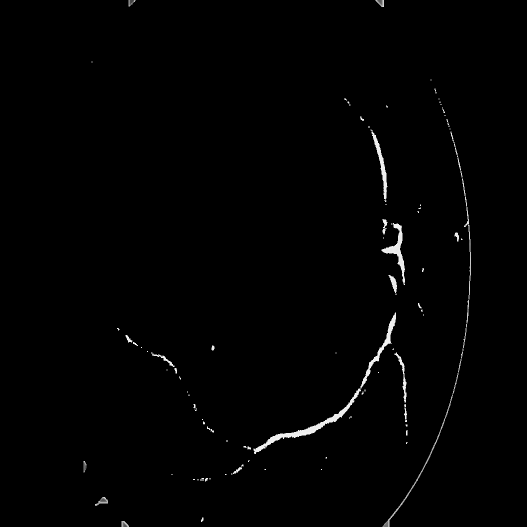
#> input picture img2.png, 1053 x 1053 px, given in place of img2.jpg, which was not available (shown at 1/2 size)
$ python pre_processing.py   (older library calls are emulated)
#> lines starting #> are read from the running program, lines starting #| are printed output that depends on the picture
#> further down, img is the input picture: shape (1053, 1053, 3); min 0, max 244, mean 2.2
#!/usr/bin/env python3
# -*- coding: utf-8 -*-

import cv2
import numpy as np


def preprocess_image(image):
	image = cv2.cvtColor(image, cv2.COLOR_BGR2GRAY)
	cv2.imwrite('21.png', image)
	image = cv2.bitwise_not(image)
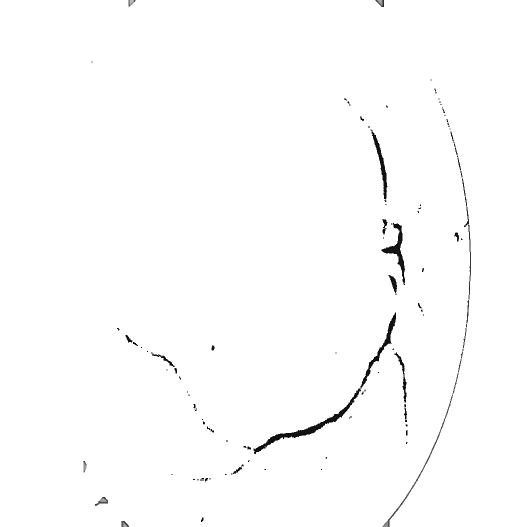
#> image: shape (1053, 1053) (shown at 1/2 size); min 11, max 255, mean 252.8
	kernel = np.ones((30, 30),np.uint8)
	tophat = cv2.morphologyEx(image, cv2.MORPH_TOPHAT, kernel)
	cv2.imwrite('22.png', tophat)

	g_kernel = cv2.getGaborKernel((350, 350), 8.0, np.pi/4, 10.0, 0.5, 0, ktype=cv2.CV_32F)
	h, w = g_kernel.shape[:2]
	g_kernel = cv2.resize(tophat, (3*w, 3*h), interpolation=cv2.INTER_CUBIC)
	image = cv2.bitwise_not(g_kernel)
	cv2.imwrite('23.png', image)

	for i in range(len(image)):
		for j in range(len(image)):
			if image[i][j] > 244:
				image[i][j] = 0
	cv2.imwrite('24.png', tophat)
	kernel = np.ones((2, 2),np.uint8)
	opening = cv2.morphologyEx(image, cv2.MORPH_OPEN, kernel)
	cv2.imwrite('25.png', tophat)
	return opening


img = cv2.imread("D:\\drcnn-src\\img2.jpg")

preprocess_image(img)

$ run again, with img0.png copied over img2.png
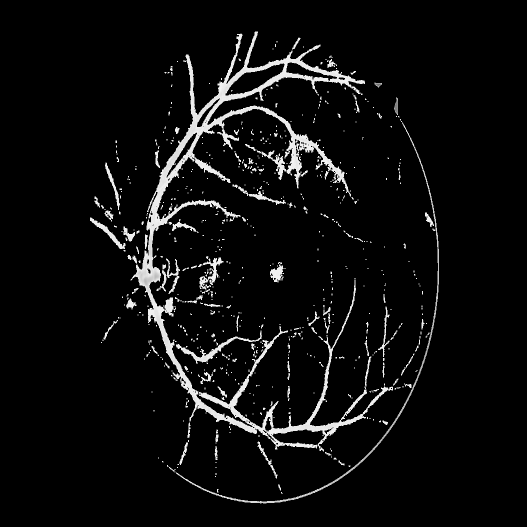
#> input picture img0.png, 1053 x 1053 px, given in place of img2.jpg, which was not available (shown at 1/2 size)
#> img is the input picture: shape (1053, 1053, 3); min 0, max 244, mean 12.9
#> in preprocess_image, `image = cv2.bitwise_not(g_kernel)`:
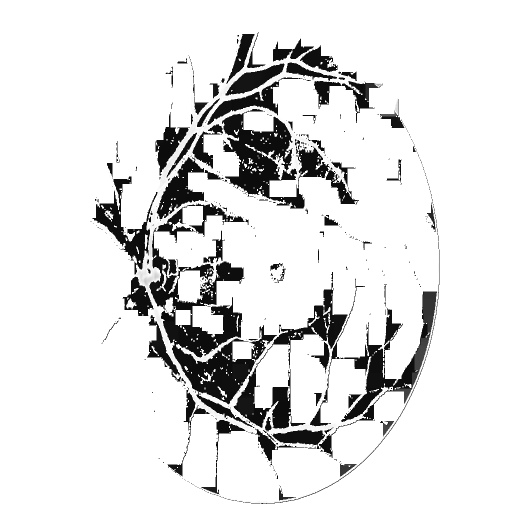
#> image: shape (1053, 1053) (shown at 1/2 size); min 11, max 255, mean 226.6
#> after the loop in preprocess_image, `for i in range(len(image)):`:
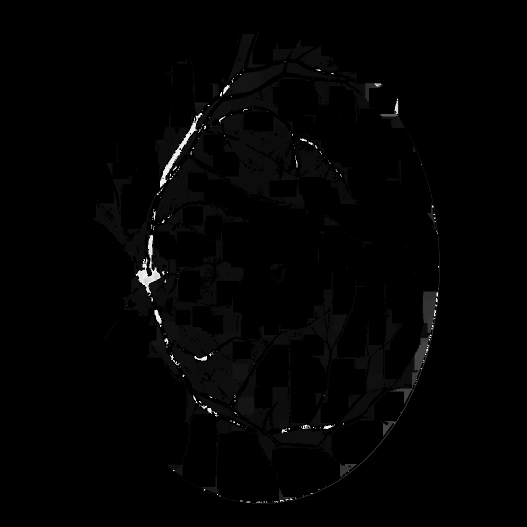
#> image: shape (1053, 1053) (shown at 1/2 size); min 0, max 244, mean 3

$ run again, with img1.png copied over img2.png
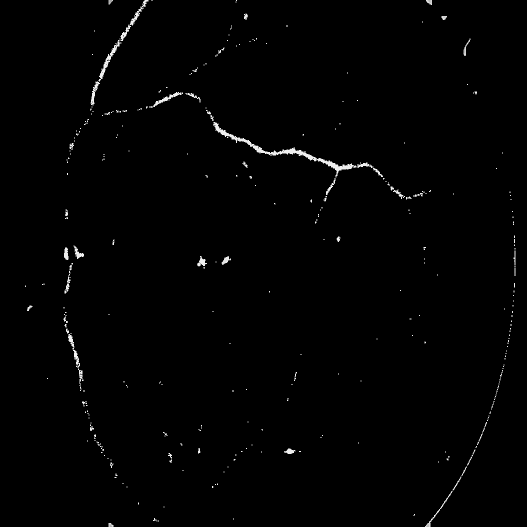
#> input picture img1.png, 1053 x 1053 px, given in place of img2.jpg, which was not available (shown at 1/2 size)
#> img is the input picture: shape (1053, 1053, 3); min 0, max 244, mean 2.2
#> in preprocess_image, `tophat = cv2.morphologyEx(image, cv2.MORPH_TOPHAT, kernel)`:
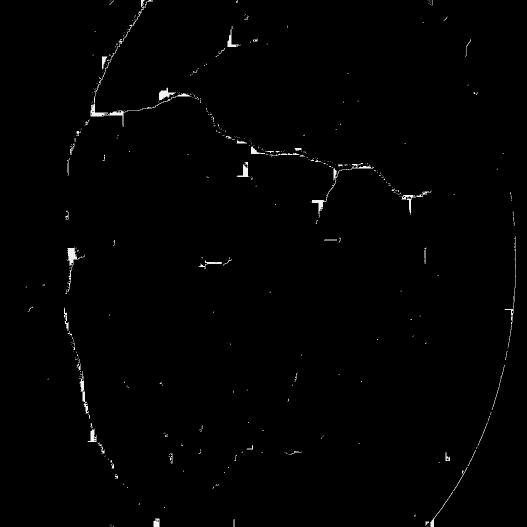
#> tophat: shape (1053, 1053) (shown at 1/2 size); min 0, max 244, mean 2
#> in preprocess_image, `image = cv2.bitwise_not(g_kernel)`:
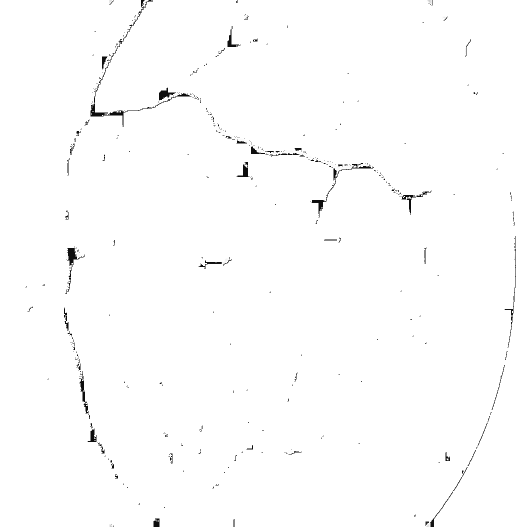
#> image: shape (1053, 1053) (shown at 1/2 size); min 11, max 255, mean 253

$ run again, with img3.png copied over img2.png
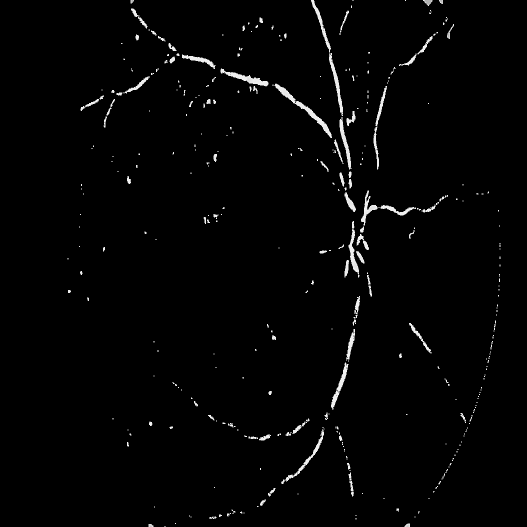
#> input picture img3.png, 1053 x 1053 px, given in place of img2.jpg, which was not available (shown at 1/2 size)
#> img is the input picture: shape (1053, 1053, 3); min 0, max 244, mean 4.1
#> in preprocess_image, `image = cv2.bitwise_not(g_kernel)`:
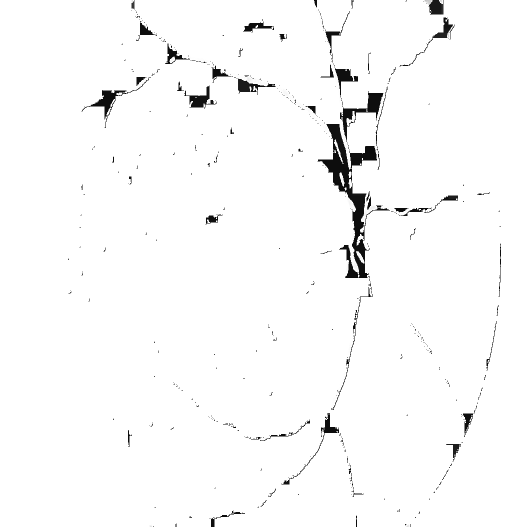
#> image: shape (1053, 1053) (shown at 1/2 size); min 11, max 255, mean 249.3
#> after the loop in preprocess_image, `for i in range(len(image)):`:
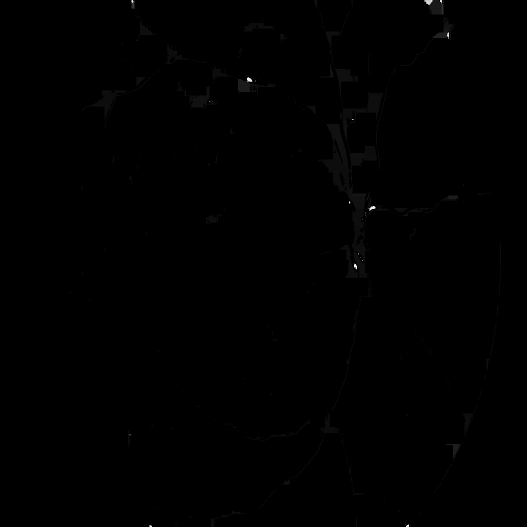
#> image: shape (1053, 1053) (shown at 1/2 size); min 0, max 244, mean 0.4
